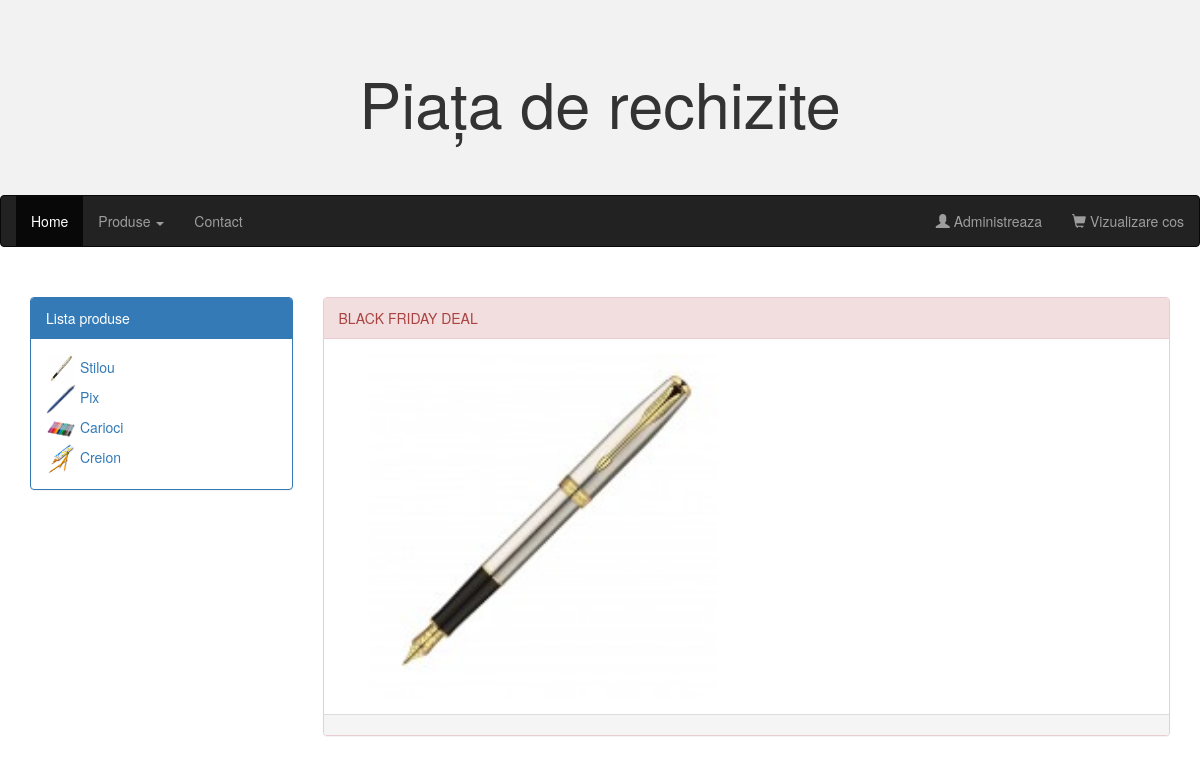
The page / on the database its author committed.
### tables this page shows
CREATE TABLE `produse` (
  `ID` int(4) NOT NULL,
  `Denumire` varchar(100) NOT NULL,
  `Descriere` varchar(1000) NOT NULL DEFAULT 'Fara descriere',
  `Poza` varchar(200) DEFAULT NULL,
  `Pret` decimal(4,0) NOT NULL
);

### classes/Db.php (called while the page is built, shortened)
<?php
class Db
{
    private $connection;
    public function __construct()
    {
        $content = file("C:\wamp64\www\proiect2\config_file.txt");
        $this->connection = new PDO("mysql:host=localhost;dbname=$dbname", "$username", "$password");
    }
    function query($query)
    {
        if (preg_match('/^select/i', $query))
        {
            if (!empty($this)) {
                return $this->connection->query($query)->fetchAll(PDO::FETCH_ASSOC);
            }
        }
        elseif (preg_match('/^(?i)(update)/',$query) || preg_match('/^(?i)(insert)/',$query)
            || preg_match('/^(?i)(delete)/',$query))
        {
            return $this->connection->exec($query);
        }
    }
}

### index.php (the view, shortened to what this page needs)
<!DOCTYPE html>
<html lang="en">
<?php
include 'includes/head.php';
include 'classes/Db.php';
$db = new Db();
 ?>
<nav class="navbar navbar-inverse">
    <div class="collapse navbar-collapse" id="myNavbar">
      <ul class="nav navbar-nav">
        <li class="active"><a href="index.php">Home</a></li>
        <li class="dropdown">
		<a class="dropdown-toggle" data-toggle="dropdown" href="produs.php">Produse
		<span class="caret"></span></a>
		<?php
        foreach ($db->query("SELECT * FROM produse") as $v)
		{
			echo "<li><a href = 'produs.php?id=".$v['ID']."'>".$v['Denumire']."</a></li>";
		}
		?>
      </li>
        <li><a href="contact.php">Contact</a></li>
      </ul>
      <ul class="nav navbar-nav navbar-right">
        <li><a href="admin\index.php"><span class="glyphicon glyphicon-user"></span> Administreaza</a></li>
        <li><?php if (isset($_SESSION['logat']))
		{
			echo "<a href='admin/logout.php'>Logout</a></li>";
		}
		else
		{
			echo "<a href='view_cart.php'><span class='glyphicon glyphicon-shopping-cart'></span> Vizualizare cos</a></li>";
		}
		?>
      </ul>
    </div>
</nav>
<body>
<div class="container">
  <div class="row">
    <div class="col-sm-3">
      <div class="panel panel-primary">
        <div class="panel-heading">Lista produse</div>
        <div class="panel-body">
		<?php
            foreach($db->query("SELECT * FROM produse") as $v)
			{
				$poza = $v['Poza'];
				$id = $v['ID'];
				$denumire = $v['Denumire'];
				echo "<a href = produs.php?id=".$id."><img src='". $poza ."' width='30' height='30'/>" ." ". $denumire . "</a><br>";
			}
		?>
		</div>
      </div>
    </div>
    <div class="col-sm-9">
      <div class="panel panel-danger">
        <div class="panel-heading">BLACK FRIDAY DEAL</div>
        <div class="panel-body"><img src="media/stilou.jpg" class="img-responsive" style="width:50%" alt="Image"></div>
        <div class="panel-footer"></div>
      </div>
</body>
</html>

### includes/head.php (shortened to what this page needs)
<head>
   <link rel="stylesheet" href="https://maxcdn.bootstrapcdn.com/bootstrap/3.3.7/css/bootstrap.min.css">
</head>
<div class="jumbotron">
  <div class="container text-center">
    <h1>Piața de rechizite</h1>
  </div>
</div>

### includes/head.php (style rules this page uses)
.navbar { margin-bottom: 50px; }
.jumbotron { margin-bottom: 0; background-color: #f2f2f2; }

### rows shown on the page
produse: Poza (picture), Denumire "Stilou"
produse: Poza (picture), Denumire "Pix"
produse: Poza (picture), Denumire "Carioci"
produse: Poza (picture), Denumire "Creion"
